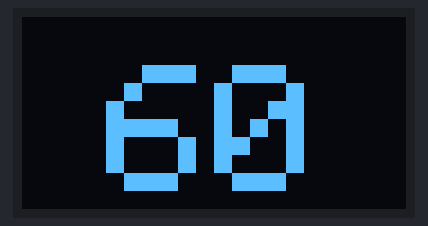
Simulated run of this sketch. Board: ESP32. Parts: 128×64 one-colour display.

Above: at 0.1 s.
At 2.1 s:
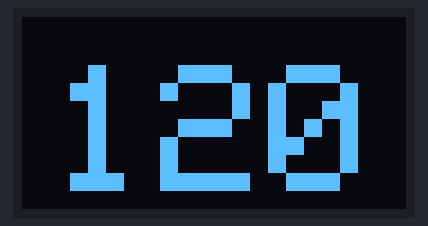
At 4.2 s:
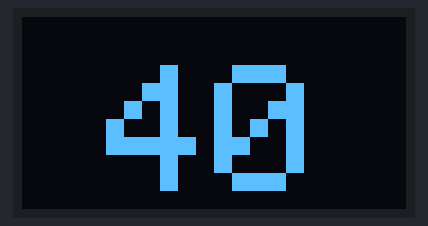

The sketch:

oled.ino
```cpp
#include <Wire.h>
#include <Adafruit_GFX.h>
#include <Adafruit_SSD1306.h>

#define SCREEN_WIDTH 128
#define SCREEN_HEIGHT 64

// SDA = 21 , SCL = 22
#define SDA_PIN 21
#define SCL_PIN 22

Adafruit_SSD1306 display(SCREEN_WIDTH, SCREEN_HEIGHT, &Wire, -1);

void drawCenteredNumber(int value)
{
  display.clearDisplay();

  display.setTextSize(6);
  display.setTextColor(SSD1306_WHITE);

  String text = String(value);

  int16_t x1, y1;
  uint16_t w, h;

  display.getTextBounds(text, 0, 0, &x1, &y1, &w, &h);
  int x = (128 - w) / 2;
  int y = 16;

  display.setCursor(x, y);
  display.print(text);

  display.display();
}

void setup()
{
  Wire.begin(SDA_PIN, SCL_PIN);

  if(!display.begin(SSD1306_SWITCHCAPVCC, 0x3C)) {
    Serial.begin(115200);
    Serial.println("SSD1306 allocation failed");
    while(true);
  }

  display.clearDisplay();
}

void loop()
{
  drawCenteredNumber(60);
  delay(2000);

  drawCenteredNumber(120);
  delay(2000);

  drawCenteredNumber(40);
  delay(2000);
}
```

Measured:
- by itself, everything shown: repeats every 6.1 s, in 3 steps
- what the display in image 1 shows lasts 2.0 s, from 2.1 s to 4.1 s
